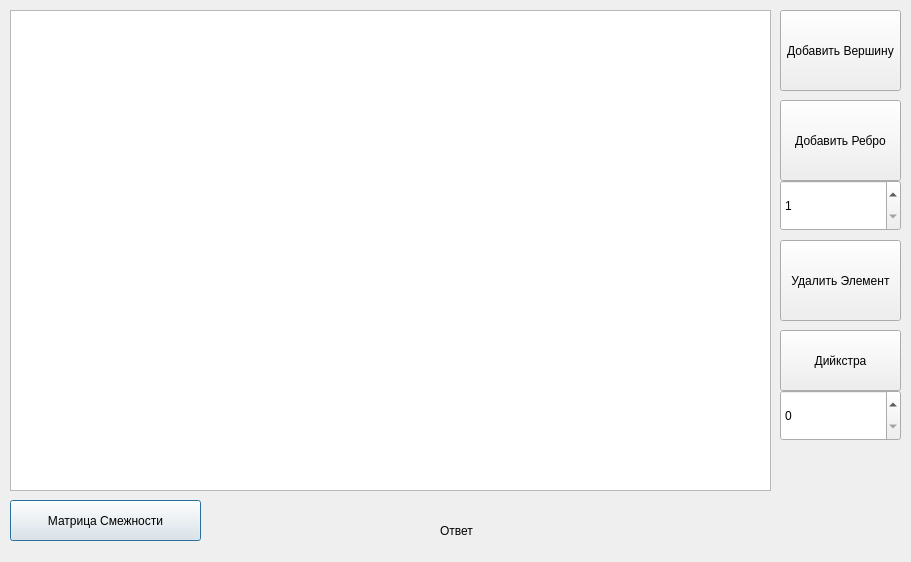
<?xml version="1.0" encoding="UTF-8"?>
<ui version="4.0">
 <class>Dialog</class>
 <widget class="QDialog" name="Dialog">
  <property name="geometry">
   <rect>
    <x>0</x>
    <y>0</y>
    <width>911</width>
    <height>562</height>
   </rect>
  </property>
  <property name="windowTitle">
   <string>Dialog</string>
  </property>
  <widget class="QGraphicsView" name="graphicsView">
   <property name="geometry">
    <rect>
     <x>10</x>
     <y>10</y>
     <width>761</width>
     <height>481</height>
    </rect>
   </property>
  </widget>
  <widget class="QPushButton" name="btnAdj">
   <property name="geometry">
    <rect>
     <x>10</x>
     <y>500</y>
     <width>191</width>
     <height>41</height>
    </rect>
   </property>
   <property name="text">
    <string>Матрица Смежности</string>
   </property>
  </widget>
  <widget class="QLabel" name="label">
   <property name="geometry">
    <rect>
     <x>440</x>
     <y>500</y>
     <width>461</width>
     <height>61</height>
    </rect>
   </property>
   <property name="text">
    <string>Ответ</string>
   </property>
  </widget>
  <widget class="QPushButton" name="btnAddVertex">
   <property name="geometry">
    <rect>
     <x>780</x>
     <y>10</y>
     <width>121</width>
     <height>81</height>
    </rect>
   </property>
   <property name="text">
    <string>Добавить Вершину</string>
   </property>
  </widget>
  <widget class="QPushButton" name="btnAddEdge">
   <property name="geometry">
    <rect>
     <x>780</x>
     <y>100</y>
     <width>121</width>
     <height>81</height>
    </rect>
   </property>
   <property name="text">
    <string>Добавить Ребро</string>
   </property>
  </widget>
  <widget class="QPushButton" name="btnDelete">
   <property name="geometry">
    <rect>
     <x>780</x>
     <y>240</y>
     <width>121</width>
     <height>81</height>
    </rect>
   </property>
   <property name="text">
    <string>Удалить Элемент</string>
   </property>
  </widget>
  <widget class="QSpinBox" name="spinBox">
   <property name="geometry">
    <rect>
     <x>780</x>
     <y>180</y>
     <width>121</width>
     <height>51</height>
    </rect>
   </property>
   <property name="minimum">
    <number>1</number>
   </property>
   <property name="maximum">
    <number>100</number>
   </property>
  </widget>
  <widget class="QPushButton" name="btnSW">
   <property name="geometry">
    <rect>
     <x>780</x>
     <y>330</y>
     <width>121</width>
     <height>61</height>
    </rect>
   </property>
   <property name="text">
    <string>Дийкстра</string>
   </property>
  </widget>
  <widget class="QSpinBox" name="spinBox_2">
   <property name="geometry">
    <rect>
     <x>780</x>
     <y>390</y>
     <width>121</width>
     <height>51</height>
    </rect>
   </property>
   <property name="minimum">
    <number>0</number>
   </property>
   <property name="maximum">
    <number>100</number>
   </property>
   <property name="value">
    <number>0</number>
   </property>
  </widget>
  <zorder>spinBox_2</zorder>
  <zorder>graphicsView</zorder>
  <zorder>btnAdj</zorder>
  <zorder>label</zorder>
  <zorder>btnAddVertex</zorder>
  <zorder>btnAddEdge</zorder>
  <zorder>btnDelete</zorder>
  <zorder>spinBox</zorder>
  <zorder>btnSW</zorder>
 </widget>
 <resources/>
 <connections/>
</ui>
